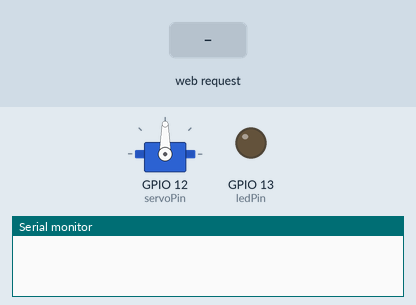
The sketch below on a simulated ESP8266 (NodeMCU). Parts: servo, output pins drawn as LEDs (lit = HIGH), the last lines printed to the serial monitor. Inputs (shaded band) come from the test bench. WiFi joins after 1.5 s; servers stay silent unless stated.

Above: at 1.2 s.
1.3 s: HTTP request GET /LED=ON received
At 2.1 s:
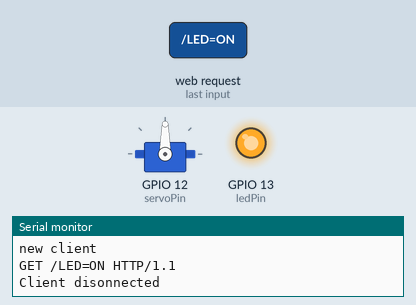
2.8 s: HTTP request GET /SER= received
At 3.2 s:
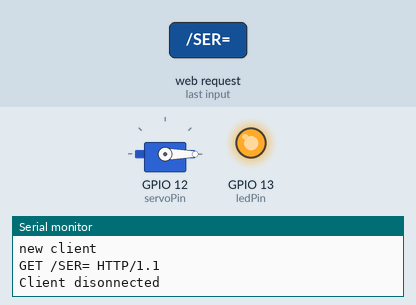
4.3 s: HTTP request GET /LED=OFF received
At 5.6 s:
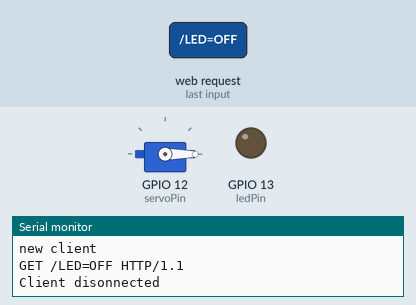
Timing chart, 0 to 7.3 s (numbered marks = the images above; inputs shaded):
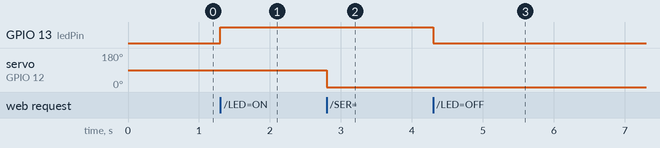

Measured:
- after the input at 1.3 s, GPIO 13 (ledPin): LOW → HIGH at once
- after the input at 2.8 s, servo on GPIO 12 (servoPin): 90° → 0° at once
- after the input at 4.3 s, GPIO 13 (ledPin): HIGH → LOW at once

The sketch:

NodeMCUWebServer.ino
```cpp
#include <ESP8266WiFi.h>
#include <Servo.h>

const char* ssid = "NODEMCU";
const char* password = "1234";

int ledPin = 13; // GPIO13 -> Mapped to NodeMCU D7
int servoPin = 12; // GPIO12 -> Mapped to NodeMCU D6
WiFiServer server(80);

Servo myservo;  // create servo object to control a servo
// twelve servo objects can be created on most boards


int ledValue = LOW;
int servoPos = 0;

void setup() {
  Serial.begin(115200);
  delay(10);

  pinMode(ledPin, OUTPUT);
  digitalWrite(ledPin, LOW);

  myservo.attach(servoPin);

  //uncomment only one of those:
  //setupWifiRouter(); //connects to a router. You need to use the serial output to know the IP it has been assigned
  setupWifiAP(); //acts as an Access Point (no need for external routers) connect to http://192.168.4.1
}

void setupWifiRouter()
{
  // Connect to WiFi network
  Serial.println();
  Serial.println();
  Serial.print("Connecting to ");
  Serial.println(ssid);

  WiFi.begin(ssid, password);

  while (WiFi.status() != WL_CONNECTED) {
    delay(500);
    Serial.print(".");
  }
  Serial.println("");
  Serial.println("WiFi connected");

  // Start the server
  server.begin();
  Serial.println("Server started");

  // Print the IP address
  Serial.print("Use this URL to connect: ");
  Serial.print("http://");
  Serial.print(WiFi.localIP());
  Serial.println("/");

}

void setupWifiAP()
{
  WiFi.mode(WIFI_AP);
  WiFi.softAP(ssid, password);
  server.begin();

}

void loop() {
  // Check if a client has connected
  WiFiClient client = server.available();
  if (!client) {
    return;
  }

  // Wait until the client sends some data
  Serial.println("new client");
  while (!client.available()) {
    delay(1);
  }

  // Read the first line of the request
  String request = client.readStringUntil('\r');
  Serial.println(request);
  //client.flush();

  // Match the request

  int pos = 0;
  if (request.indexOf("/LED=ON") != -1)  {
    digitalWrite(ledPin, HIGH);
    ledValue = HIGH;
  } else if (request.indexOf("/LED=OFF") != -1)  {
    digitalWrite(ledPin, LOW);
    ledValue = LOW;
  } else if ((pos = request.indexOf("/SER=")) != -1) {
    String strDegree = request.substring(pos+5);
    servoPos = strDegree.toInt();
    myservo.write(servoPos);
  } else if (request.indexOf("mystyle.css") != -1) {
    printCSS(client);
    return;

  }
  else { //many browsers request favicon.ico for example
    String out2 = String("");
    out2 += "HTTP/1.1 404 Not Found\n";
    out2 += "Content-Type: text/html\n";
    out2 += "\n"; //  do not forget this one
    out2 += "-\n";

    return;
  }

  // Set ledPin according to the request
  //digitalWrite(ledPin, ledValue);

  // Return the response
  String out = String("");  //every time we do client.print, sends a TCP packet and waits for the response. With the String goes much faster (60ms instead of 400ms or enven 4s depending on the content)
  out += "HTTP/1.1 200 OK\n";
  out += "Content-Type: text/html\n";
  out += "\n"; //  do not forget this one


  out += "<!DOCTYPE HTML>";
  out += "<html><head>";
  //out += "<style>body {zoom: 3}</style>");
  //printCSS(client);
  out += "<link rel=\"stylesheet\" type=\"text/css\" href=\"mystyle.css\">";
  out += "</head><body>";

  out += "<br><br>";
  out += "<a href=\"/LED=ON\"";
  if (ledValue == HIGH) out += " class=\"bp\"";
  out += ">ON</a> ";
  out += "<a href=\"/LED=OFF\"";
  if (ledValue == LOW) out += " class=\"bp\"";
  out += ">OFF</a> ";

  out += "<br><br>";
  for (int i = 0; i < 19; i++)
  {
    out += "<a href=\"/SER=";
    out += i * 10;
    out += "\"";
    if(servoPos == i * 10)
    {
      out += " class=\"bp\"";
    }
    out += ">";
    out += i * 10;
    out += "</a> ";
  }

  out += "</body></html>";

  client.print(out);

  delay(1);
  Serial.println("Client disonnected");
  Serial.println("");

}

void printCSS(WiFiClient client)
{
  String out = String("");
  out += "HTTP/1.1 200 OK\n";
  out += "Content-Type: text/css\n";
  out += "Expires: Sat, 05 Apr 2025 00:00:00 GMT\n"; //we don't want to resend the css every time
  out += "\n"; //  do not forget this one

  //out += "<style>");

  out += ""
         //"body {zoom: 3}"
         "a {"
         "display: inline-block;"
         "padding: 15px 25px;"
         "font-size: 24px;"
         "cursor: pointer;"
         "text-align: center;"
         "text-decoration: none;"
         "outline: none;"
         "color: #fff;"
         "background-color: #4064bb;"
         "border: none;"
         "border-radius: 15px;"
         "box-shadow: 0 9px #999;"
         "font-family: Sans-Serif;"
         "}"

         "a:hover {background-color: #2c4480}"

         "a:active {"
         "background-color: #5a7ac7;"
         "box-shadow: 0 0px #666;"
         "transform: translateY(9px);"
         "}"

         ".bp {"
         "color: #000;"
         "background-color: #ffdb00;"
         "box-shadow: 0 3px #999;"
         "transform: translateY(6px);"
         "}"

         ".bp:hover {"
         "background-color: #cbae00;"
         "}"
         ".bp:active {"
         "background-color: #ffdb00;"
         "box-shadow: 0 0px #666;"
         "transform: translateY(9px);"
         "}";


  //out += "</style>");
  client.print(out);
}
```
